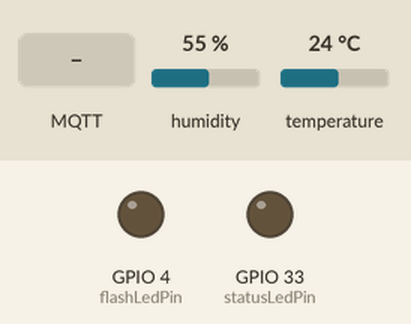
A sketch run on a simulated ESP32. Parts: output pins drawn as LEDs (lit = HIGH). The test bench sets the inputs (shaded band); at power-on: humidity 55 %, temperature 24 °C. WiFi joins after 1.5 s; servers stay silent unless stated; no MQTT or app messages arrive unless stated; what the sketch prints to the serial monitor is not drawn.

Above: at 5.2 s.
5.3 s: MQTT message "true" arrives on the first subscribed topic
At 6.6 s:
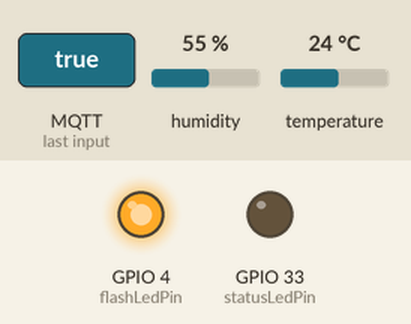
8.3 s: MQTT message "false" arrives on the first subscribed topic
At 8.9 s:
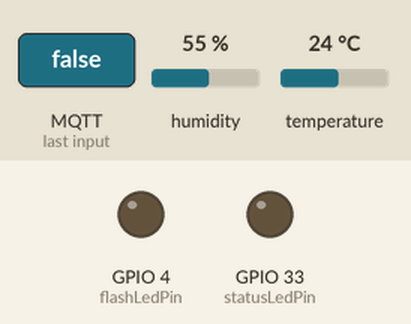
Timing chart, 0 to 11.3 s (numbered marks = the images above; inputs shaded):
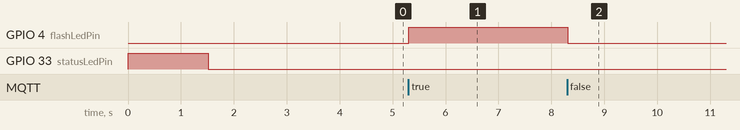

The sketch:

ESP32CAM_MQTT-Basicv2.0.ino
```cpp
/*
 * Conexión básica por MQTT del NodeMCU
 * por: Hugo Escalpelo
 * Fecha: 28 de julio de 2021
 *
 * Este programa envía datos  por Internet a través del protocolo MQTT. Para poder
 * comprobar el funcionamiento de este programa, es necesario conectarse a un broker
 * y usar NodeRed para visualzar que la información se está recibiendo correctamente.
 * Este programa no requiere componentes adicionales.
 *
 * Componente     PinESP32CAM     Estados lógicos
 * ledStatus------GPIO 33---------On=>LOW, Off=>HIGH
 * ledFlash-------GPIO 4----------On=>HIGH, Off=>LOW
 */

//Bibliotecas

#include <WiFi.h>                      // Biblioteca para el control de WiFi
#include <PubSubClient.h>              // Biblioteca para conexion MQTT
#include <DHT.h>                       // Biblioteca para elsensor DHT11
#include <ArduinoJson.h>               // Biblioteca para crear un documento JSON


#include "config.h"                    //Biblioteca para configurar las credenciales de nuestra red como la del broker, no esnecesario instalarla
#include "Recall.hpp"                  //Biblioteca que contiene las funciones callback y reconect, no esnecesario instalarla
#include "ESP32CAM_Utils.hpp"          //Biblioteca para conectarse a la red, no esnecesario instalarla

// Definimos el pin digital donde se conecta el sensor
#define DHTPIN 2
// Dependiendo del tipo de sensor
#define DHTTYPE DHT11

// Inicializamos el sensor DHT11
DHT dht(DHTPIN, DHTTYPE);


// Variables

long timeNow, timeLast;               // Variables de control de tiempo no bloqueante
int wait = 5000;                      // Indica la espera cada 5 segundos para envío de mensajes MQTT
char buffer[256];                     // Variables para almacenar la conversion de JSON object a string

// Inicialización del programa

void setup() {

  Serial.begin (115200);                        // Iniciar comunicación serial
  pinMode (flashLedPin, OUTPUT);
  pinMode (statusLedPin, OUTPUT);
  digitalWrite (flashLedPin, LOW);
  digitalWrite (statusLedPin, HIGH);
  dht.begin();
  ConnectWiFi();
  // Conexión con el broker MQTT
  client.setServer(server, 1883);               // Conectarse a la IP del broker en el puerto indicado
  client.setCallback(callback);                 // Activar función de CallBack, permite recibir mensajes MQTT y ejecutar funciones a partir de ellos
  delay(1500);                                  // Esta espera es preventiva, espera a la conexión para no perder información
  timeLast = millis ();                         // Inicia el control de tiempo
}                                               // fin del void setup ()

void loop() {

  float h = dht.readHumidity();
  // Leemos la temperatura en grados centígrados (por defecto)
  float t = dht.readTemperature();

  DynamicJsonDocument doc2(JSON_OBJECT_SIZE(13));

      doc2["id"]="humberto9003";
      doc2["temperatura"]=t;         // arreglo dentro de objeto cread del primer doc
      doc2["humedad"]=h;

                                      //Verificar siempre que haya conexión al broker
  if (!client.connected()) {
    reconnect();                      // En caso de que no haya conexión, ejecutar la función de reconexión, definida despues del void setup ()
  }                                   // fin del if (!client.connected())
  client.loop();                      // Esta función es muy importante, ejecuta de manera no bloqueante las funciones necesarias para la comunicación con el broker

  timeNow = millis();                 // Control de tiempo para esperas no bloqueantes
  if (timeNow - timeLast > wait) {    // Manda un mensaje por MQTT cada cinco segundos
    timeLast = timeNow;               // Actualización de seguimiento de tiempo

    serializeJson(doc2, buffer);
    Serial.println(buffer);

    client.publish("home/esp32/data", buffer); // Esta es la función que envía los datos por MQTT, especifica el tema y el valor
  }                                   // fin del if (timeNow - timeLast > wait)
}                                     // fin del void loop ()
```

ESP32CAM_Utils.hpp
```cpp
void ConnectWiFi(bool useStaticIP = false)
{

  Serial.println();
  Serial.println();
  Serial.print("Conectar a ");
  Serial.println(ssid);

  WiFi.begin(ssid, password);                           // Esta es la función que realiz la conexión a WiFi
  if(useStaticIP) WiFi.config(ip, gateway, subnet);     // En caso de usar una Ip estatica
  while (WiFi.status() != WL_CONNECTED) {               // Este bucle espera a que se realice la conexión
    digitalWrite (statusLedPin, HIGH);
    delay(500);                                         //dado que es de suma importancia esperar a la conexión, debe usarse espera bloqueante
    digitalWrite (statusLedPin, LOW);
    Serial.print(".");                                  // Indicador de progreso
    delay (5);
  }

  // Cuando se haya logrado la conexión, el programa avanzará, por lo tanto, puede informarse lo siguiente
  Serial.println();
  Serial.println("WiFi conectado");
  Serial.println("Direccion IP: ");
  Serial.println(WiFi.localIP());

  // Si se logro la conexión, encender led
  if (WiFi.status () > 0){
  digitalWrite (statusLedPin, LOW);
  }

  delay (1000);                                          // Esta espera es solo una formalidad antes de iniciar la comunicación con el broker

}
```

Recall.hpp
```cpp
int flashLedPin = 4;                  // Para indicar el estatus de conexión
int statusLedPin = 33;                // Para ser controlado por MQTT

// Esta función permite tomar acciones en caso de que se reciba un mensaje correspondiente a un tema al cual se hará una suscripción
void callback(char* topic, byte* message, unsigned int length) {
  // Indicar por serial que llegó un mensaje
    Serial.print("Llegó un mensaje en el tema: ");
    Serial.print(topic);
  // Concatenar los mensajes recibidos para conformarlos como una varialbe String
    String messageTemp;                                   // Se declara la variable en la cual se generará el mensaje completo
    for (int i = 0; i < length; i++) {                    // Se imprime y concatena el mensaje
      Serial.print((char)message[i]);
      messageTemp += (char)message[i];
  }

  // Se comprueba que el mensaje se haya concatenado correctamente
  Serial.println();
  Serial.print ("Mensaje concatenado en una sola variable: ");
  Serial.println (messageTemp);

  // En esta parte puedes agregar las funciones que requieras para actuar segun lo necesites al recibir un mensaje MQTT
  // Ejemplo, en caso de recibir el mensaje true - false, se cambiará el estado del led soldado en la placa.
  // El ESP323CAM está suscrito al tema esp/output

  if (String(topic) == "home/esp32/output") {                 // En caso de recibirse mensaje en el tema esp32/output
    if(messageTemp == "true"){
      Serial.println("Led encendido");
      digitalWrite(flashLedPin, HIGH);
    }                                                   // fin del if (String(topic) == "esp32/output")
    else if(messageTemp == "false"){
      Serial.println("Led apagado");
      digitalWrite(flashLedPin, LOW);
    }                                                   // fin del else if(messageTemp == "false")
  }                                                     // fin del if (String(topic) == "esp32/output")
}                                                       // fin del void callback

// Función para reconectarse
void reconnect() {
  // Bucle hasta lograr conexión
  while (!client.connected()) {                         // Pregunta si hay conexión
    Serial.print("Tratando de contectarse...");
    // Intentar reconexión
    if (client.connect("ESP32CAMClient")) {             //Pregunta por el resultado del intento de conexión
      Serial.println("Conectado");
      client.subscribe("home/esp32/output");                 // Esta función realiza la suscripción al tema
    }                                                   // fin del  if (client.connect("ESP32CAMClient"))
    else {                                              //en caso de que la conexión no se logre
      Serial.print("Conexion fallida, Error rc=");
      Serial.print(client.state());                     // Muestra el codigo de error
      Serial.println(" Volviendo a intentar en 5 segundos");
      // Espera de 5 segundos bloqueante
      delay(5000);
      Serial.println (client.connected ());             // Muestra estatus de conexión
    }                                                   // fin del else
  }                                                     // fin del bucle while (!client.connected())
}                                                       // fin de void reconnect(
```

config.h
```cpp
// Sustituir con datos de vuestra red
const char* ssid     = "***********";
const char* password = "***********";
const char* hostname = "ESP32CAM";
const char* mqtt_server = "3,66,119,222"; //Datos del broker MQTT// Si estas en una red local, coloca la IP asignada, en caso contrario, coloca la IP publica

IPAddress server(3,66,119,222);
IPAddress ip (192,168,1,0);
IPAddress gateway(192, 168, 1, 1);
IPAddress subnet(255, 255, 255, 0);

// Objetos
WiFiClient espClient; // Este objeto maneja los datos de conexion WiFi
PubSubClient client(espClient); // Este objeto maneja los datos de conexion al broker
```

Measured:
- after the input at 5.3 s, GPIO 4 (flashLedPin): LOW → HIGH at once
- after the input at 8.3 s, GPIO 4 (flashLedPin): HIGH → LOW at once
